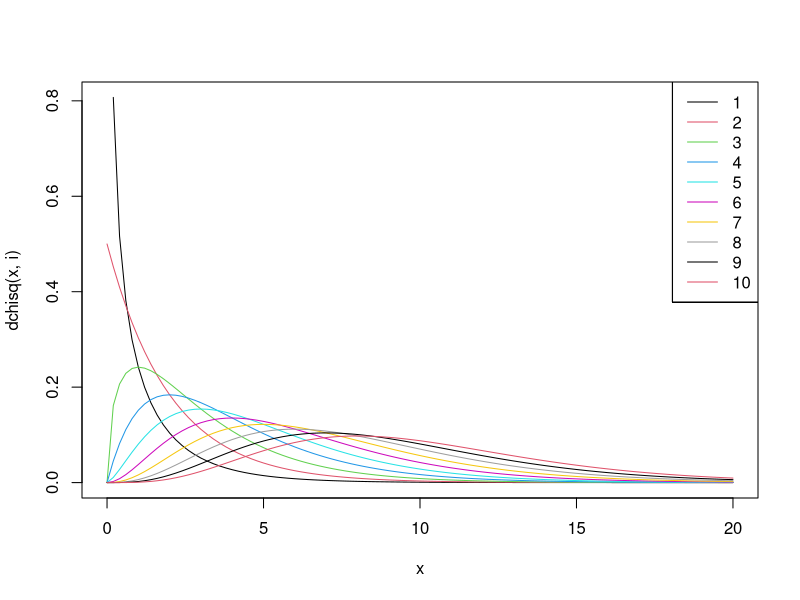

Recreate this plot in R.
# Clear environment
rm(list = ls())

# Chapter1 e.g.21
i <- 1
curve(dchisq(x, i), 0, 20, col = i)
for(i in 2:10) {
  curve(dchisq(x, i), 0, 20, col = i, add = TRUE, ann = FALSE)
  legend("topright", legend = 1:10, lty = 1, col = 1:10)
}
